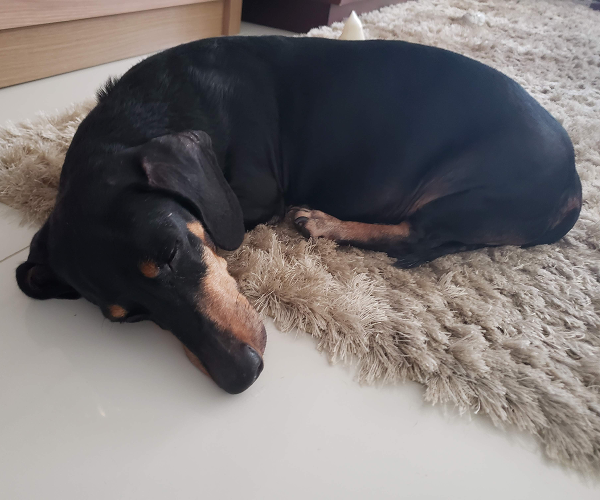
//> input picture exemplo2/bono.png, 600 x 500 px
$ ./trocaregioes   (built with g++ and OpenCV 4)
//> lines starting //> are read from the running program, lines starting //| are printed output that depends on the picture
#include <iostream>
#include <opencv2/opencv.hpp>

using namespace cv;
using namespace std;

int main(int, char**){
  Mat imageIn;

  imageIn= imread("bono.png",CV_LOAD_IMAGE_GRAYSCALE);
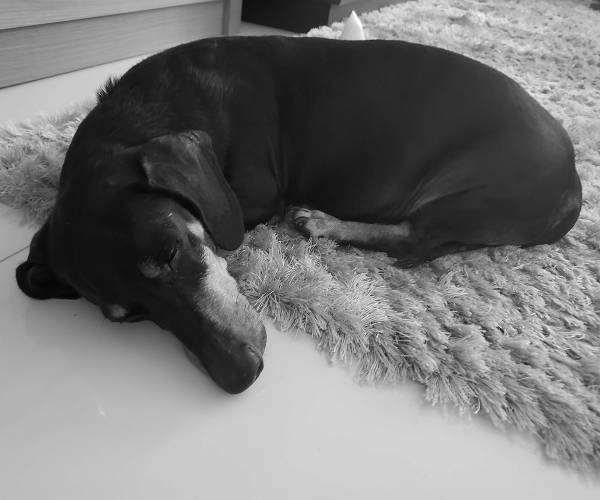
//> imageIn: 500 rows x 600 cols, CV_8UC1; min 6, max 255, mean 117.8
  if(!imageIn.data)
    cout << "nao abriu bono.png" << endl;

  Mat imageOut = imageIn.clone();

  namedWindow("janela1",WINDOW_AUTOSIZE);

  for(int i=0;i<250;i++){
    for(int j=0;j<300;j++){
      imageOut.at<uchar>(i+250,j+300) = imageIn.at<uchar>(i,j);
    }
  }
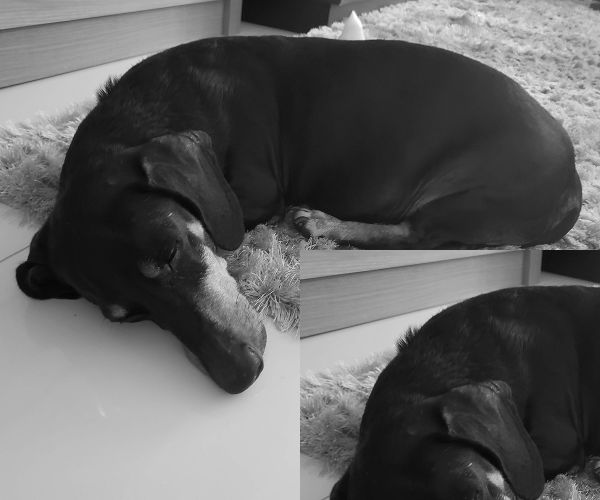
//> imageOut: 500 rows x 600 cols, CV_8UC1; min 6, max 255, mean 95.8

  for(int i=0;i<250;i++){
    for(int j=0;j<300;j++){
      imageOut.at<uchar>(i,j) = imageIn.at<uchar>(i+250,j+300);
    }
  }
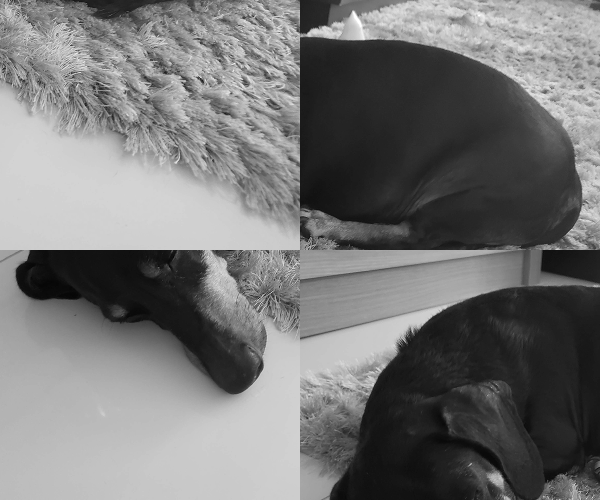
//> imageOut: 500 rows x 600 cols, CV_8UC1; min 6, max 255, mean 117.8

  for(int i=0;i<250;i++){
    for(int j=300;j<600;j++){
      imageOut.at<uchar>(i+250,j-300) = imageIn.at<uchar>(i,j);
    }
  }
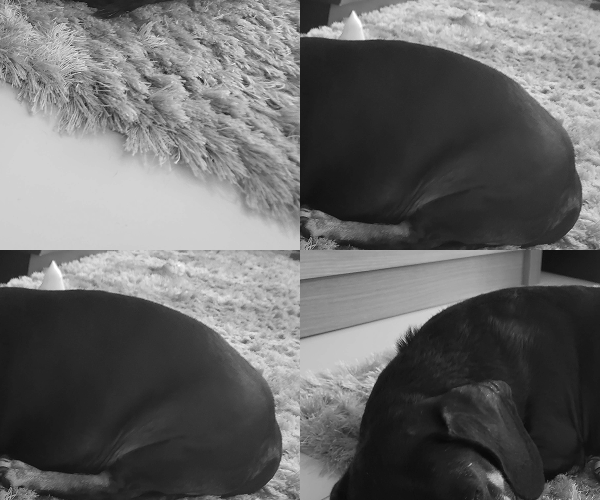
//> imageOut: 500 rows x 600 cols, CV_8UC1; min 8, max 255, mean 103.8

  for(int i=0;i<250;i++){
    for(int j=300;j<600;j++){
      imageOut.at<uchar>(i,j) = imageIn.at<uchar>(i+250,j-300);
    }
  }
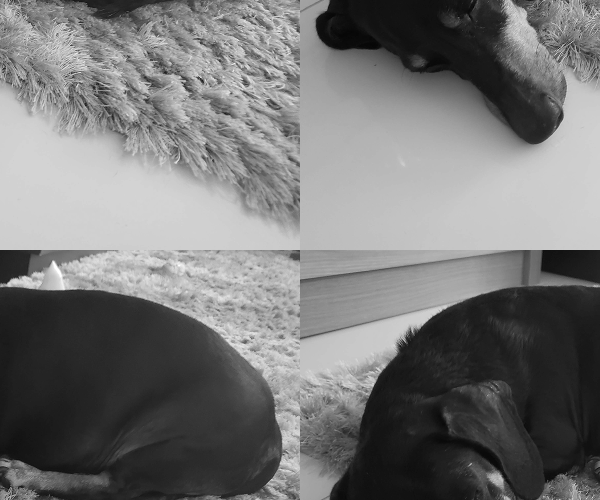
//> imageOut: 500 rows x 600 cols, CV_8UC1; min 6, max 255, mean 117.8


  imshow("janela1", imageOut);
  // imwrite("resultTrocaregioes.png", imageOut);
  waitKey();
  return 0;
}
